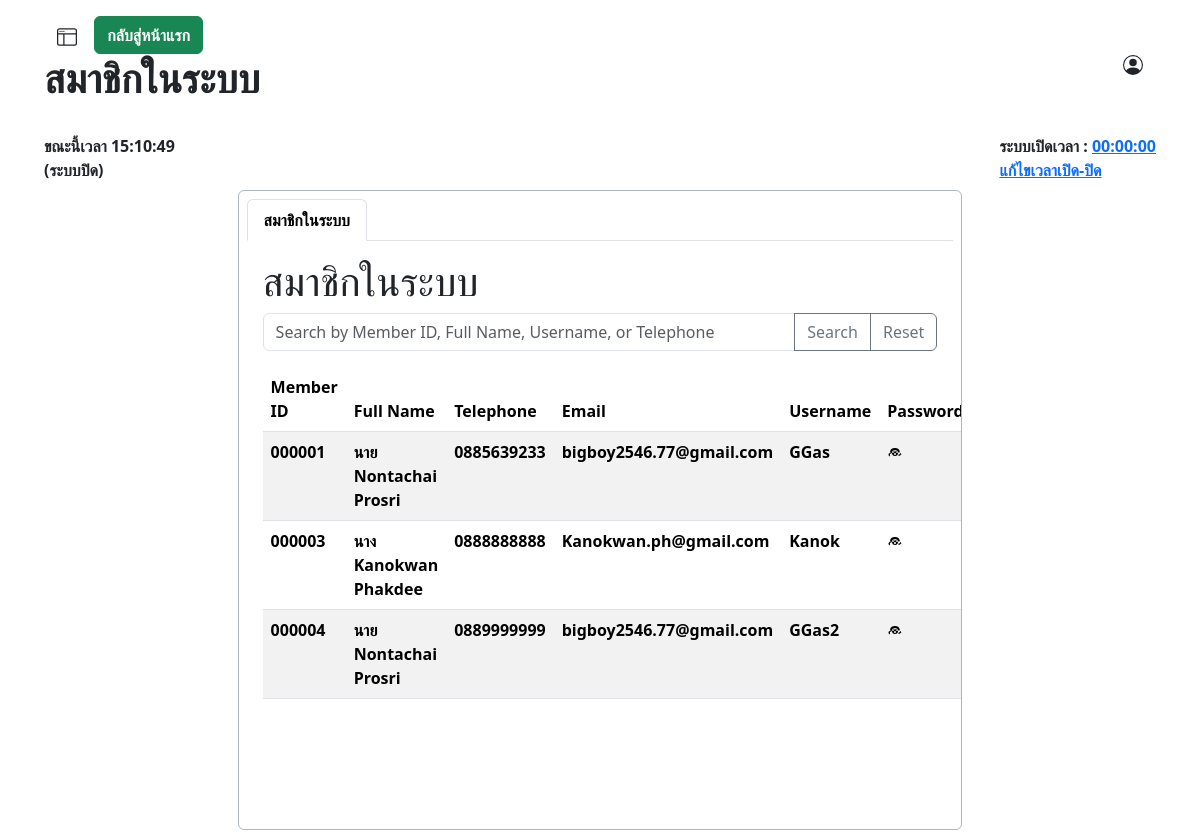
The app's page /admin/view_member.php (signed in), older data.
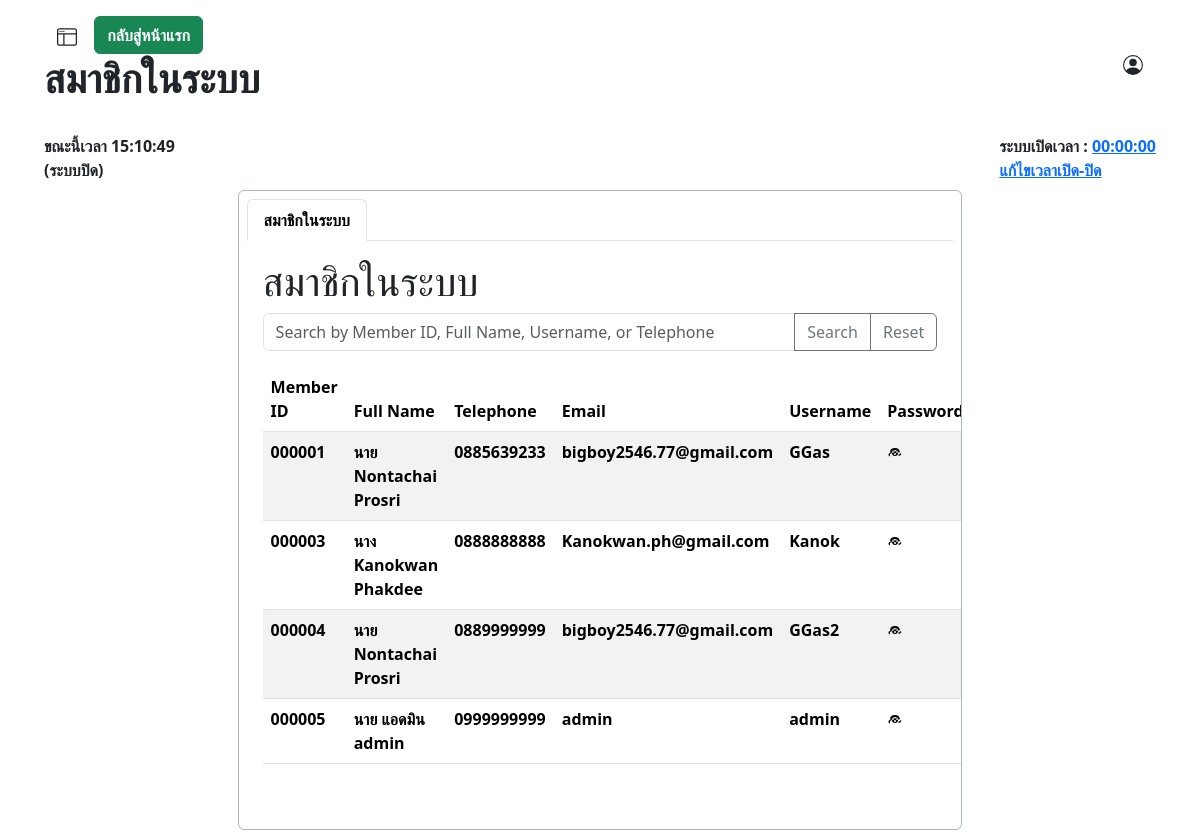
The same page, newer data.
### tables this page shows
CREATE TABLE `tbl_user` (
  `user_id` int(6) UNSIGNED ZEROFILL NOT NULL COMMENT 'รหัสลูกค้า',
  `prefix` enum('นาย','นาง','นางสาว') NOT NULL COMMENT 'คำนำหน้าชื่อ',
  `firstname` varchar(255) NOT NULL COMMENT 'ชื่อ',
  `lastname` varchar(255) NOT NULL COMMENT 'นามสกุล',
  `tel` varchar(11) NOT NULL COMMENT 'เบอร์โทรศัพท์',
  `email` varchar(255) NOT NULL COMMENT 'อีเมลล์',
  `username` varchar(255) NOT NULL COMMENT 'ชื่อผู้ใช้',
  `password` varchar(255) NOT NULL COMMENT 'รหัสผ่าน',
  `userrole` int(3) NOT NULL COMMENT '1=ลูกค้า,2=แอดมิน',
  `shop_name` varchar(50) NOT NULL COMMENT 'ชื่อร้านค้า'
);

### admin/view_member.php (the view, shortened to what the changed rows need)
<?php
require("../condb.php");
?>
<!DOCTYPE html>
<html lang="en">
<head>
    <link href="https://cdn.jsdelivr.net/npm/bootstrap@5.3.3/dist/css/bootstrap.min.css" rel="stylesheet">
</head>
<body>
    <nav class="row g-2">
        <div class="col-12 d-flex justify-content-between px-5 py-3">
            <div class="col-4">
                <h1><strong>สมาชิกในระบบ</strong></h1>
            </div>
        </div>
        <div class="container mt-2 p-2 border border-dark-subtle rounded overflow-auto" style="width: 60%; height: 40rem;">
            <div class="tab-content" id="myTabContent">
                <div class="tab-pane fade show active mt-2 mx-2 p-2" id="categort">
                    <div>
                        <h1>สมาชิกในระบบ</h1>
                    </div>
                    <div class="mt-2">
                        <?php
                        $sql = "SELECT * FROM tbl_user";
                        $result = $conn->query($sql);
                        if ($result->num_rows > 0) {
                            echo "<table class='table table-striped'>";
                            echo "<thead>
                        <tr>
                            <th>Member ID</th>
                            <th>Full Name</th>
                            <th>Telephone</th>
                            <th>Email</th>
                            <th>Username</th>
                            <th>Password</th>
                            <th>Shop Name</th>
                            <th>User Role</th>
                        </tr>
                    </thead>";
                            echo "<tbody>";
                            while ($row = $result->fetch_assoc()) {
                                $fullmembername = $row["prefix"] . " " . $row["firstname"] . " " . $row["lastname"];
                                echo "<tr data-category-id='" . $row["user_id"] . "'>";
                                echo "<td><strong>" . $row["user_id"] . "</strong></td>";
                                echo "<td><strong>" . $fullmembername . "</strong></td>";
                                echo "<td><strong>" . $row["tel"] . "</strong></td>";
                                echo "<td><strong>" . $row["email"] . "</strong></td>";
                                echo "<td><strong>" . $row["username"] . "</strong></td>";
                                echo "<td><strong><span class='password-toggle' style='cursor: pointer;' data-password='" . $row["password"] . "'><svg xmlns='http://www.w3.org/2000/svg' width='16' height='16' fill='currentColor' class='bi bi-eye' viewBox='0 0 16 16'>
                        <path fill-rule='evenodd' d='M8 2a5 5 0 0 1 4.975 4.27C12.791 6.257 10.677 7 8 7c-2.677 0-4.79-.743-4.975-1.73A5 5 0 0 1 8 2zm0 2a3 3 0 1 0 0 6 3 3 0 0 0 0-6zM1.5 8a6.518 6.518 0 0 1 2.456-2.074l1.04 1.04A7.97 7.97 0 0 0 3 8c0 .526.05 1.039.144 1.534l-1.04 1.04A6.518 6.518 0 0 1 1.5 8zm13.956 1.534l-1.04-1.04A6.518 6.518 0 0 1 14.5 8a6.518 6.518 0 0 1-2.456 2.074l-1.04-1.04A7.97 7.97 0 0 0 13 8c0-.526-.05-1.039-.144-1.534zM9 4.5a.5.5 0 0 1 .5.5v.5a1.5 1.5 0 0 1-3 0v-.5a.5.5 0 1 1 1 0v.5a.5.5 0 0 0 .5.5zM8 9a1 1 0 1 0 0-2 1 1 0 0 0 0 2z'/>
                    </svg></span></strong></td>";
                                echo "</tr>";
                            }
                            echo "</tbody></table>";
                        } else {
                            echo "0 results";
                        }
                        ?>
                    </div>
                </div>
            </div>
        </div>
</body>
</html>

Row changes from the older to the newer data that the page shows:
added tbl_user: user_id "000005", fullmembername "นาย แอดมิน admin", tel "0999999999", email "admin", username "admin"
